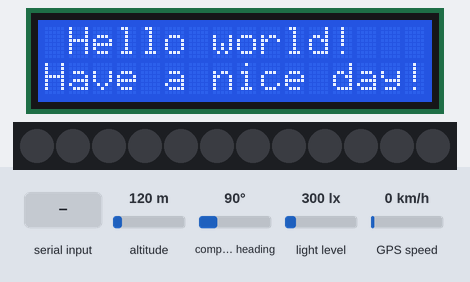
Bench run of a sketch on a simulated Arduino Uno, built with avr-gcc and run on an emulated ATmega328P. Shown: 16×2 character LCD, 12 RGB LEDs in strip order, left to right. The inputs (shaded band) are chosen by the test bench; at power-on: light level 300 lx, altitude 120 m, compass heading 90°, GPS speed 0 km/h. Dim RGB values are drawn brighter than linear; the GPS gets a fix after 3 s at 37.7749, -122.4194 with 8 satellites; what the sketch prints to the serial monitor is not drawn.

Above: at 1.2 s.
1.3 s: light level set to 110 lx
3.5 s: light level set to 91 lx
At 5.2 s:
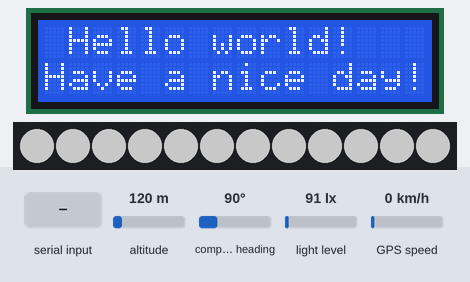
5.5 s: "1\n" received over the second serial link
At 5.51 s:
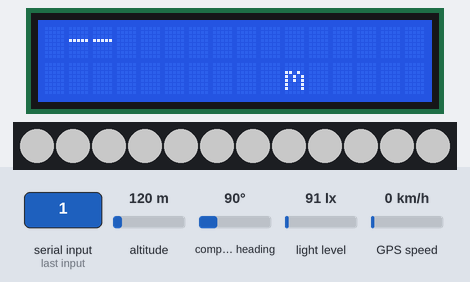
At 6.7 s:
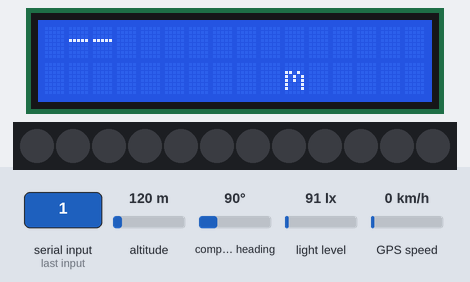
Timing chart, 0 to 8.5 s (numbered marks = the images above; inputs shaded):
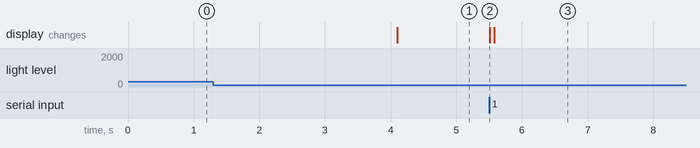

The sketch:

dogDack.ino
```cpp
#include <BH1750.h>
#include <Wire.h>
#include <SoftwareSerial.h>
#include <TinyGPS.h>
#include <LiquidCrystal_I2C.h>
#include <ArduinoJson.h>
#include <Adafruit_NeoPixel.h>

#define LED_PIN 6 // 네
#define LED_COUNT 12 // 네오픽셀 LED 개수
#define BRIGHTNESS 100 // 네오픽셀 LED 밝기(0 ~ 255)

Adafruit_NeoPixel strip(LED_COUNT, LED_PIN, NEO_GRBW + NEO_KHZ800);

BH1750 lightMeter; // 조도 센서 SCL-A5, DAT-A4
TinyGPS gps;
SoftwareSerial gpsSS(4, 3);
SoftwareSerial bt(8, 9);
LiquidCrystal_I2C lcd(0x27, 16, 2);

unsigned long startMillis;
unsigned long currentMillis;

int gpslLoopTime = 1000;

bool isPnumSet = false;

float flat =  37.500596;
float flon = 127.037037;

bool isLed = true;
String phoneNumber = "";
String walkData = "";

DynamicJsonDocument readDoc(200);
DynamicJsonDocument sendDoc(200);

bool newData = false;


// LCD
String pn = "";
String timer = "";
String dist = "";

void setup() {
  Serial.begin(9600);
  gpsSS.begin(9600);
  bt.begin(9600);
  Wire.begin();
  lightMeter.begin();
  startMillis = millis();

  // LCD 세팅
  lcd.init();
  lcd.backlight();
  lcd.setCursor(1,0);
  lcd.print("Hello world!");
  lcd.setCursor(0,1);
  lcd.print("Have a nice day!");

  // 스트립
  strip.begin(); // 네오픽셀 초기화
  strip.setBrightness(BRIGHTNESS); // 네오픽셀 밝기 설정
  strip.show();
}

void loop() {
  float lux = lightMeter.readLightLevel();
  Serial.println(lux);

  currentMillis = millis();
  if (bt.available()) {        // clears out any junk
      do {byte junk = bt.read();}
      while (bt.available() > 0);
  }

    int color_r = 0; // RED
    int color_g = 0; // GREEN
    int color_b = 0; // BLUE

    if(lux < 100 && isLed) { // 어두우면 백색
      color_r = 255;
      color_g = 255;
      color_b = 255;
    }

    for (int i = 0; i < LED_COUNT; i++) {
      strip.setPixelColor(i, color_r, color_g, color_b, 0);
    }

    strip.show();
    // LCD

    String readData = bt.readStringUntil('\n');
    Serial.println(readData);
    auto error = deserializeJson(readDoc, readData);
    if (error) {
      Serial.print(F("deserializeJson() failed with code "));
      Serial.println(error.c_str());
      return;
    }
    Serial.print("==>");
    pn = (const char*) readDoc["phoneNumber"];
    timer = (const char*) readDoc["timer"];
    dist = (const char*) readDoc["distance"];
    isLed = readDoc["isLedOn"] == "1" ? true : false;


    Serial.print(pn);
    Serial.print(", ");
    Serial.print(timer);
    Serial.print(", ");
    Serial.print(dist);
    Serial.print(", ");
    Serial.println(isLed);

    lcd.clear();
    // Serial.println(lux);
    // pn
    lcd.setCursor(1,0);
    lcd.print(pn.substring(0,3));
    lcd.print("-");
    lcd.print(pn.substring(3,7));
    lcd.print("-");
    lcd.print(pn.substring(7));

    // timer
    lcd.setCursor(1,1);
    lcd.print(timer);

    // dist
    lcd.setCursor(10,1);
    lcd.print(dist);
    lcd.print("m");

  // }

    // GPS
  if (currentMillis - startMillis > gpslLoopTime){
    startMillis = currentMillis;

    while (gpsSS.available())
    {
      char gpsData = gpsSS.read();

      if (gps.encode(gpsData)) // Did a new valid sentence come in?
        newData = true;
    }

    if (newData)
    {
      unsigned long age;

      gps.f_get_position(&flat, &flon, &age);

      sendDoc["lat"] = flat;
      sendDoc["lon"] = flon;
      // sendDoc["lat"] = 25.3;
      // sendDoc["lon"] = 123.5;
      String aaa;
      auto error2 = serializeJson(sendDoc, bt);

    }
  }

}

  
```

Measured:
- the behaviour switches between 101 and 100 lx on light level (found by bisection; images 0 and 1)
- after the input at 1.3 s, every drawn part: stays the same
- after the input at 5.5 s, the display: changes at once (image 2)
